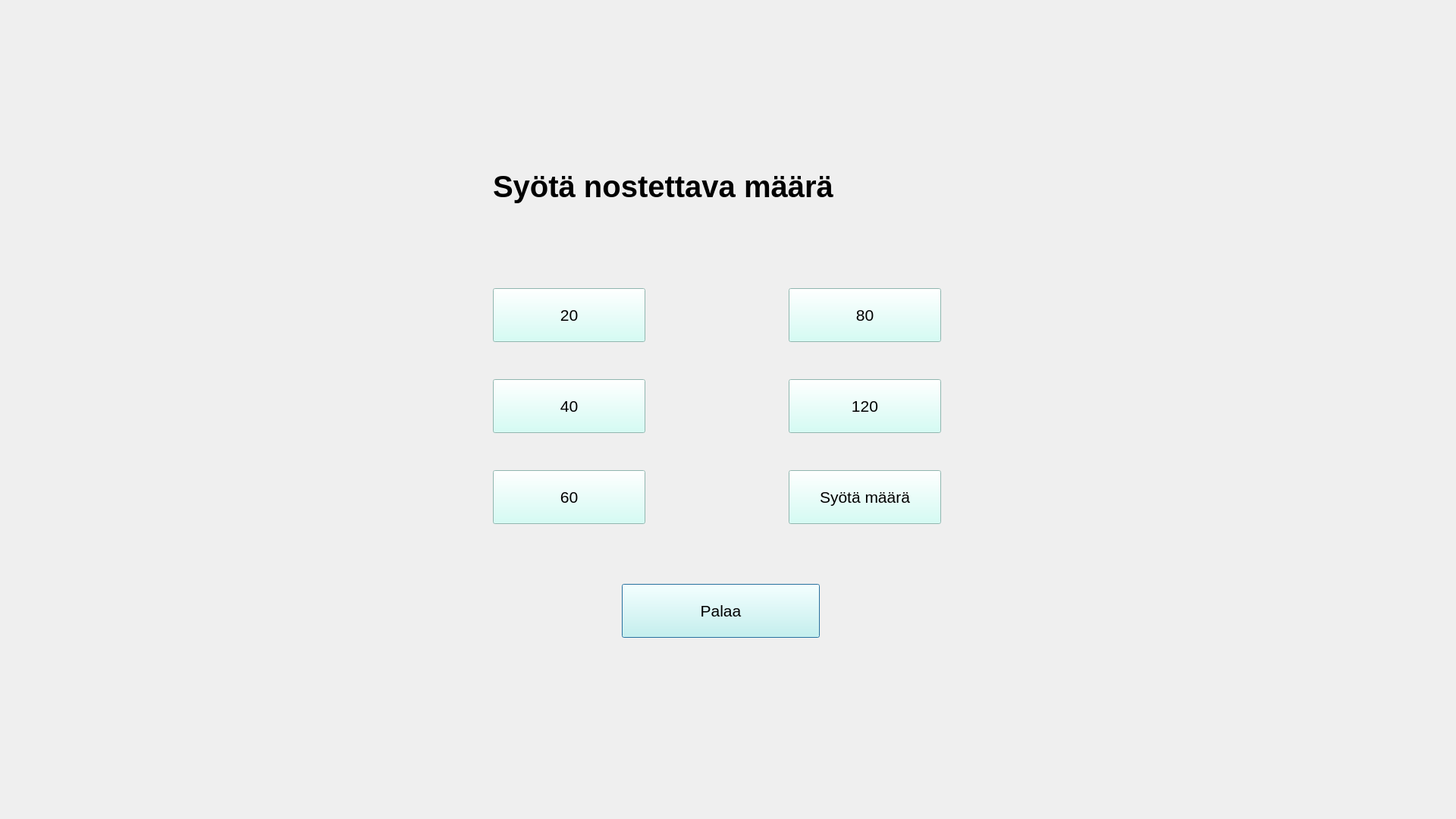
<?xml version="1.0" encoding="UTF-8"?>
<ui version="4.0">
 <class>MoottoriNostaRahaa</class>
 <widget class="QDialog" name="MoottoriNostaRahaa">
  <property name="geometry">
   <rect>
    <x>0</x>
    <y>0</y>
    <width>1920</width>
    <height>1080</height>
   </rect>
  </property>
  <property name="windowTitle">
   <string>Dialog</string>
  </property>
  <widget class="QPushButton" name="close">
   <property name="geometry">
    <rect>
     <x>820</x>
     <y>770</y>
     <width>261</width>
     <height>71</height>
    </rect>
   </property>
   <property name="font">
    <font>
     <pointsize>16</pointsize>
    </font>
   </property>
   <property name="styleSheet">
    <string notr="true">background-color: rgb(201, 255, 245);</string>
   </property>
   <property name="text">
    <string>Palaa</string>
   </property>
  </widget>
  <widget class="QPushButton" name="onetwenty">
   <property name="geometry">
    <rect>
     <x>1040</x>
     <y>500</y>
     <width>201</width>
     <height>71</height>
    </rect>
   </property>
   <property name="font">
    <font>
     <pointsize>16</pointsize>
    </font>
   </property>
   <property name="styleSheet">
    <string notr="true">background-color: rgb(201, 255, 245);</string>
   </property>
   <property name="text">
    <string>120</string>
   </property>
  </widget>
  <widget class="QPushButton" name="eighty">
   <property name="geometry">
    <rect>
     <x>1040</x>
     <y>380</y>
     <width>201</width>
     <height>71</height>
    </rect>
   </property>
   <property name="font">
    <font>
     <pointsize>16</pointsize>
    </font>
   </property>
   <property name="styleSheet">
    <string notr="true">background-color: rgb(201, 255, 245);</string>
   </property>
   <property name="text">
    <string>80</string>
   </property>
  </widget>
  <widget class="QPushButton" name="muuSumma">
   <property name="geometry">
    <rect>
     <x>1040</x>
     <y>620</y>
     <width>201</width>
     <height>71</height>
    </rect>
   </property>
   <property name="font">
    <font>
     <pointsize>16</pointsize>
    </font>
   </property>
   <property name="styleSheet">
    <string notr="true">background-color: rgb(201, 255, 245);</string>
   </property>
   <property name="text">
    <string>Syötä määrä</string>
   </property>
  </widget>
  <widget class="QPushButton" name="twenty">
   <property name="geometry">
    <rect>
     <x>650</x>
     <y>380</y>
     <width>201</width>
     <height>71</height>
    </rect>
   </property>
   <property name="font">
    <font>
     <pointsize>16</pointsize>
    </font>
   </property>
   <property name="styleSheet">
    <string notr="true">background-color: rgb(201, 255, 245);</string>
   </property>
   <property name="text">
    <string>20</string>
   </property>
  </widget>
  <widget class="QPushButton" name="fourty">
   <property name="geometry">
    <rect>
     <x>650</x>
     <y>500</y>
     <width>201</width>
     <height>71</height>
    </rect>
   </property>
   <property name="font">
    <font>
     <pointsize>16</pointsize>
    </font>
   </property>
   <property name="styleSheet">
    <string notr="true">background-color: rgb(201, 255, 245);</string>
   </property>
   <property name="text">
    <string>40</string>
   </property>
  </widget>
  <widget class="QPushButton" name="sixty">
   <property name="geometry">
    <rect>
     <x>650</x>
     <y>620</y>
     <width>201</width>
     <height>71</height>
    </rect>
   </property>
   <property name="font">
    <font>
     <pointsize>16</pointsize>
    </font>
   </property>
   <property name="styleSheet">
    <string notr="true">background-color: rgb(201, 255, 245);</string>
   </property>
   <property name="text">
    <string>60</string>
   </property>
  </widget>
  <widget class="QLabel" name="label_2">
   <property name="geometry">
    <rect>
     <x>650</x>
     <y>200</y>
     <width>611</width>
     <height>91</height>
    </rect>
   </property>
   <property name="font">
    <font>
     <pointsize>30</pointsize>
     <weight>75</weight>
     <bold>true</bold>
    </font>
   </property>
   <property name="text">
    <string>Syötä nostettava määrä</string>
   </property>
   <property name="scaledContents">
    <bool>false</bool>
   </property>
  </widget>
 </widget>
 <resources/>
 <connections/>
</ui>
